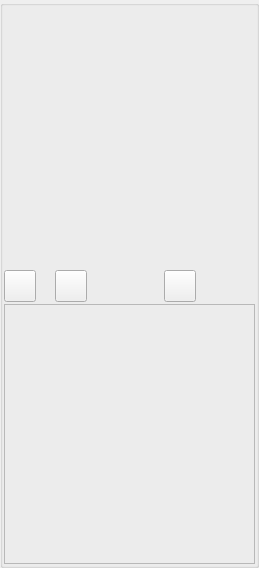
<?xml version="1.0" encoding="UTF-8"?>
<ui version="4.0">
 <class>AppletMultiMessengerUi</class>
 <widget class="QWidget" name="AppletMultiMessengerUi">
  <property name="geometry">
   <rect>
    <x>0</x>
    <y>0</y>
    <width>259</width>
    <height>568</height>
   </rect>
  </property>
  <property name="sizePolicy">
   <sizepolicy hsizetype="Expanding" vsizetype="Expanding">
    <horstretch>0</horstretch>
    <verstretch>0</verstretch>
   </sizepolicy>
  </property>
  <property name="minimumSize">
   <size>
    <width>0</width>
    <height>0</height>
   </size>
  </property>
  <property name="maximumSize">
   <size>
    <width>16777215</width>
    <height>16777215</height>
   </size>
  </property>
  <property name="windowTitle">
   <string>Dialog</string>
  </property>
  <layout class="QGridLayout" name="gridLayout_2">
   <property name="leftMargin">
    <number>0</number>
   </property>
   <property name="topMargin">
    <number>0</number>
   </property>
   <property name="rightMargin">
    <number>0</number>
   </property>
   <property name="bottomMargin">
    <number>0</number>
   </property>
   <property name="spacing">
    <number>0</number>
   </property>
   <item row="0" column="0">
    <widget class="QGroupBox" name="StyledDlgItemsBox">
     <property name="sizePolicy">
      <sizepolicy hsizetype="Expanding" vsizetype="Expanding">
       <horstretch>0</horstretch>
       <verstretch>0</verstretch>
      </sizepolicy>
     </property>
     <property name="minimumSize">
      <size>
       <width>0</width>
       <height>0</height>
      </size>
     </property>
     <property name="title">
      <string/>
     </property>
     <layout class="QVBoxLayout" name="verticalLayout">
      <property name="spacing">
       <number>2</number>
      </property>
      <property name="leftMargin">
       <number>1</number>
      </property>
      <property name="topMargin">
       <number>1</number>
      </property>
      <property name="rightMargin">
       <number>1</number>
      </property>
      <property name="bottomMargin">
       <number>1</number>
      </property>
      <item>
       <widget class="GuiUserMultiListWidget" name="m_UserListWidget" native="true">
        <property name="sizePolicy">
         <sizepolicy hsizetype="Expanding" vsizetype="Expanding">
          <horstretch>0</horstretch>
          <verstretch>0</verstretch>
         </sizepolicy>
        </property>
       </widget>
      </item>
      <item>
       <widget class="QFrame" name="m_ResponseFrame">
        <property name="frameShape">
         <enum>QFrame::NoFrame</enum>
        </property>
        <property name="frameShadow">
         <enum>QFrame::Raised</enum>
        </property>
        <layout class="QHBoxLayout" name="horizontalLayout_2">
         <property name="leftMargin">
          <number>0</number>
         </property>
         <property name="topMargin">
          <number>0</number>
         </property>
         <property name="rightMargin">
          <number>0</number>
         </property>
         <property name="bottomMargin">
          <number>0</number>
         </property>
         <item>
          <widget class="VxPushButton" name="m_AcceptOfferButton">
           <property name="sizePolicy">
            <sizepolicy hsizetype="Fixed" vsizetype="Fixed">
             <horstretch>0</horstretch>
             <verstretch>0</verstretch>
            </sizepolicy>
           </property>
           <property name="minimumSize">
            <size>
             <width>32</width>
             <height>32</height>
            </size>
           </property>
           <property name="maximumSize">
            <size>
             <width>32</width>
             <height>32</height>
            </size>
           </property>
           <property name="text">
            <string notr="true"/>
           </property>
           <property name="iconSize">
            <size>
             <width>32</width>
             <height>32</height>
            </size>
           </property>
          </widget>
         </item>
         <item>
          <widget class="QLabel" name="m_AcceptLabel">
           <property name="text">
            <string/>
           </property>
          </widget>
         </item>
         <item>
          <widget class="VxPushButton" name="m_RejectOfferButton">
           <property name="minimumSize">
            <size>
             <width>32</width>
             <height>32</height>
            </size>
           </property>
           <property name="maximumSize">
            <size>
             <width>32</width>
             <height>32</height>
            </size>
           </property>
           <property name="text">
            <string notr="true"/>
           </property>
           <property name="iconSize">
            <size>
             <width>32</width>
             <height>32</height>
            </size>
           </property>
          </widget>
         </item>
         <item>
          <widget class="QLabel" name="m_RejectLabel">
           <property name="text">
            <string/>
           </property>
          </widget>
         </item>
         <item>
          <widget class="QFrame" name="m_HangupSessionFrame">
           <property name="sizePolicy">
            <sizepolicy hsizetype="Expanding" vsizetype="Fixed">
             <horstretch>0</horstretch>
             <verstretch>0</verstretch>
            </sizepolicy>
           </property>
           <property name="minimumSize">
            <size>
             <width>0</width>
             <height>32</height>
            </size>
           </property>
           <property name="maximumSize">
            <size>
             <width>16777215</width>
             <height>32</height>
            </size>
           </property>
           <property name="frameShape">
            <enum>QFrame::NoFrame</enum>
           </property>
           <property name="frameShadow">
            <enum>QFrame::Raised</enum>
           </property>
           <layout class="QGridLayout" name="gridLayout">
            <property name="leftMargin">
             <number>0</number>
            </property>
            <property name="topMargin">
             <number>0</number>
            </property>
            <property name="rightMargin">
             <number>0</number>
            </property>
            <property name="bottomMargin">
             <number>0</number>
            </property>
            <property name="spacing">
             <number>0</number>
            </property>
            <item row="0" column="0">
             <widget class="VxPushButton" name="m_HangupSessionButton">
              <property name="sizePolicy">
               <sizepolicy hsizetype="Fixed" vsizetype="Fixed">
                <horstretch>0</horstretch>
                <verstretch>0</verstretch>
               </sizepolicy>
              </property>
              <property name="minimumSize">
               <size>
                <width>32</width>
                <height>32</height>
               </size>
              </property>
              <property name="maximumSize">
               <size>
                <width>32</width>
                <height>32</height>
               </size>
              </property>
              <property name="text">
               <string notr="true"/>
              </property>
              <property name="iconSize">
               <size>
                <width>32</width>
                <height>32</height>
               </size>
              </property>
             </widget>
            </item>
           </layout>
          </widget>
         </item>
        </layout>
       </widget>
      </item>
      <item>
       <widget class="QFrame" name="m_SessionFrame">
        <property name="frameShape">
         <enum>QFrame::StyledPanel</enum>
        </property>
        <property name="frameShadow">
         <enum>QFrame::Raised</enum>
        </property>
        <layout class="QVBoxLayout" name="verticalLayout_2">
         <property name="spacing">
          <number>2</number>
         </property>
         <property name="leftMargin">
          <number>1</number>
         </property>
         <property name="topMargin">
          <number>1</number>
         </property>
         <property name="rightMargin">
          <number>1</number>
         </property>
         <property name="bottomMargin">
          <number>1</number>
         </property>
         <item>
          <widget class="VidWidget" name="m_VidWidget" native="true">
           <property name="sizePolicy">
            <sizepolicy hsizetype="Expanding" vsizetype="Expanding">
             <horstretch>0</horstretch>
             <verstretch>0</verstretch>
            </sizepolicy>
           </property>
           <property name="maximumSize">
            <size>
             <width>16777215</width>
             <height>240</height>
            </size>
           </property>
          </widget>
         </item>
         <item>
          <widget class="SessionWidget" name="m_SessionWidget" native="true">
           <property name="sizePolicy">
            <sizepolicy hsizetype="Expanding" vsizetype="Expanding">
             <horstretch>0</horstretch>
             <verstretch>0</verstretch>
            </sizepolicy>
           </property>
          </widget>
         </item>
        </layout>
       </widget>
      </item>
     </layout>
    </widget>
   </item>
  </layout>
 </widget>
 <customwidgets>
  <customwidget>
   <class>VxPushButton</class>
   <extends>QPushButton</extends>
   <header location="global">VxPushButton.h</header>
  </customwidget>
  <customwidget>
   <class>VidWidget</class>
   <extends>QWidget</extends>
   <header location="global">VidWidget.h</header>
   <container>1</container>
  </customwidget>
  <customwidget>
   <class>SessionWidget</class>
   <extends>QWidget</extends>
   <header>SessionWidget.h</header>
   <container>1</container>
  </customwidget>
  <customwidget>
   <class>GuiUserMultiListWidget</class>
   <extends>QWidget</extends>
   <header>GuiUserMultiListWidget.h</header>
   <container>1</container>
  </customwidget>
 </customwidgets>
 <resources/>
 <connections/>
</ui>
